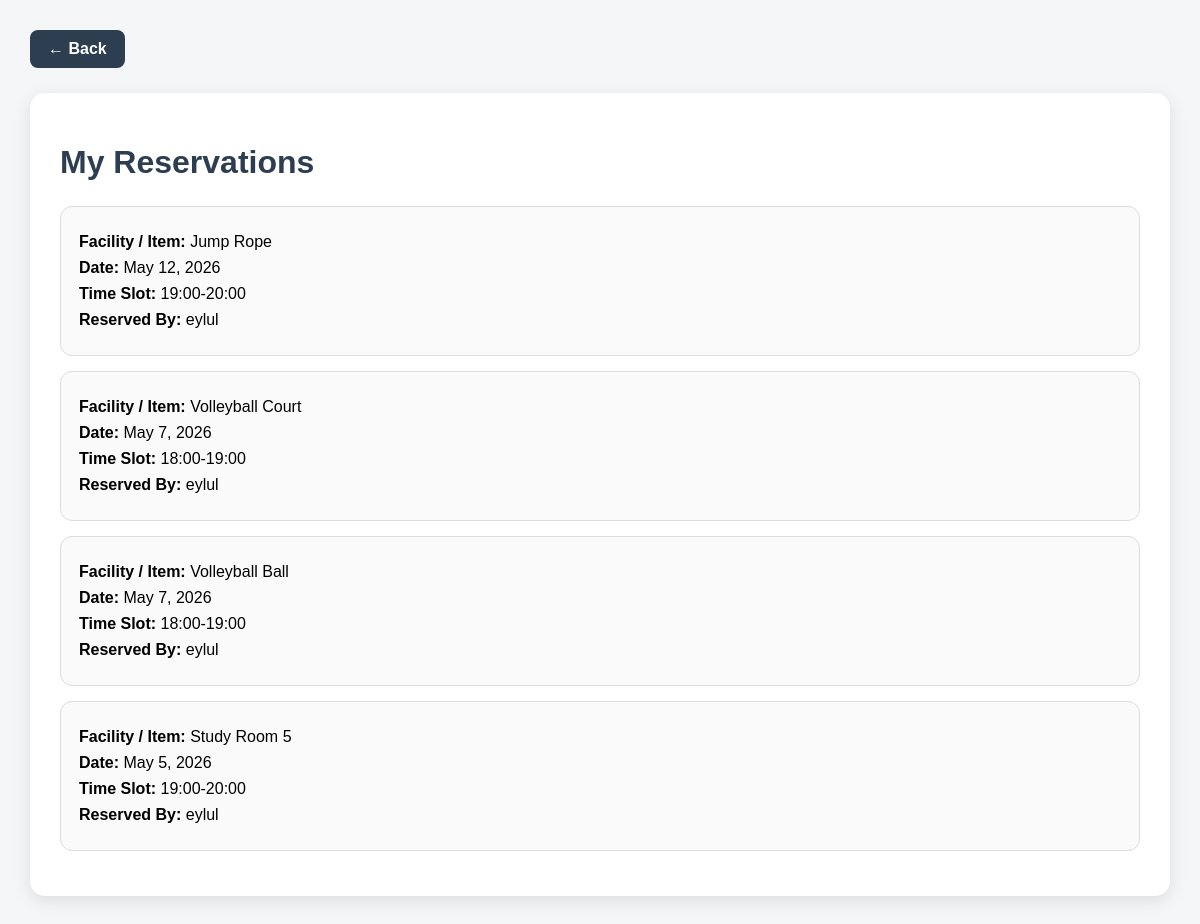
Screenshot of /reservation-history/ (signed in) with the database file from the repository.
### core/models.py (models this page shows, shortened)
class FieldReservation(models.Model):
    TIME_SLOTS = [
        ('09:00-10:00', '09:00-10:00'),
        ('10:00-11:00', '10:00-11:00'),
        ('11:00-12:00', '11:00-12:00'),
        ('13:00-14:00', '13:00-14:00'),
        ('14:00-15:00', '14:00-15:00'),
        ('15:00-16:00', '15:00-16:00'),
        ('16:00-17:00', '16:00-17:00'),
        ('17:00-18:00', '17:00-18:00'),
    ]
    field = models.ForeignKey(SportsField, on_delete=models.CASCADE, related_name='reservations')
    student = models.ForeignKey(settings.AUTH_USER_MODEL, on_delete=models.CASCADE)
    date = models.DateField()
    time_slot = models.CharField(max_length=20, choices=TIME_SLOTS)
    created_at = models.DateTimeField(auto_now_add=True)
    class Meta:
        unique_together = ('field', 'date', 'time_slot')
        ordering = ['date', 'time_slot']

class SportsField(models.Model):
    name = models.CharField(max_length=100)
    location = models.CharField(max_length=200)
    image = models.ImageField(upload_to='fields/', blank=True, null=True)
    description = models.TextField(blank=True)

### accounts/models.py (models this page shows, shortened)
class User(AbstractUser):
    ROLE_CHOICES = (
        ('student', 'Student'),
        ('staff', 'Staff'),
        ('admin', 'Admin'),
)
    role = models.CharField(max_length=10, choices=ROLE_CHOICES, default='student')
    phone_number = models.CharField(max_length=15, blank=True, null=True)

### core/views.py (the view)
@login_required
def my_reservations(request):
    reservations = FieldReservation.objects.filter(student=request.user).order_by('-date')
    return render(request, 'core/my_reservations.html', {
        'reservations': reservations
    })

### core/templates/core/my_reservations.html (shortened to what this page needs)
<!DOCTYPE html>
<html lang="en">
<head>
</head>
<body>
    <a href="{% url 'my_reservations' %}" class="back-btn">← Back</a>
    <div class="container">
        <h1>My Reservations</h1>
        {% if reservations %}
            {% for reservation in reservations %}
                <div class="reservation-card">
                    <p><strong>Facility / Item:</strong> {{ reservation.field.name }}</p>
                    <p><strong>Date:</strong> {{ reservation.date }}</p>
                    <p><strong>Time Slot:</strong> {{ reservation.time_slot }}</p>
                    <p><strong>Reserved By:</strong> {{ reservation.student.username }}</p>
                </div>
            {% endfor %}
        {% else %}
            <p class="empty">You do not have any reservations yet.</p>
        {% endif %}
    </div>
</body>
</html>

### core/templates/core/my_reservations.html (style rules this page uses)
body { margin: 0; font-family: Arial, sans-serif; background-color: #f4f6f8; padding: 30px; }
.back-btn { display: inline-block; margin-bottom: 25px; padding: 10px 18px; background-color: #2c3e50; color: white; text-decoration: none; border-radius: 8px; font-weight: bold; }
.container { background: white; padding: 30px; border-radius: 15px; box-shadow: 0 5px 18px rgba(0,0,0,0.1); }
h1 { color: #2c3e50; margin-bottom: 25px; }
.reservation-card { border: 1px solid #ddd; border-radius: 12px; padding: 18px; margin-bottom: 15px; background: #fafafa; }
.reservation-card p { margin: 8px 0; }

### rows the page displays
FieldReservation: field.name "Jump Rope", date "May 12, 2026", time_slot "19:00-20:00", student.username "eylul"
FieldReservation: field.name "Volleyball Court", date "May 7, 2026", time_slot "18:00-19:00", student.username "eylul"
FieldReservation: field.name "Volleyball Ball", date "May 7, 2026", time_slot "18:00-19:00", student.username "eylul"
FieldReservation: field.name "Study Room 5", date "May 5, 2026", time_slot "19:00-20:00", student.username "eylul"
